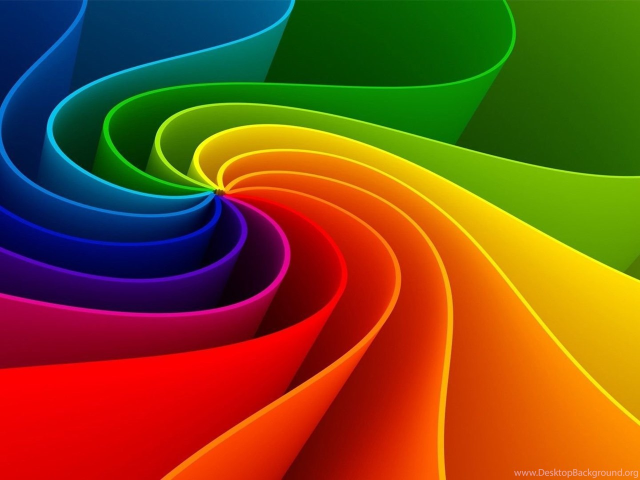
#> input picture image3.jpg, 1280 x 960 px (shown at 1/2 size)
$ python main.py
#> lines starting #> are read from the running program, lines starting #| are printed output that depends on the picture
'''

The Sparks Foundation Internship Program

Author: Tamil Mani P
Task2: Color Identification in Images
Objective: To implement an Image Color Detector which identifies all the colors in an Image or Video.

'''


#import required dependencies
import cv2
import pandas as pd

#path to the test image
img_path = 'image3.jpg'

#reading the image
img = cv2.imread(img_path)
#> img is the input picture: shape (960, 1280, 3); mean B, G, R 25.1, 76.4, 123.9
img = cv2.resize(img, (700, 500))
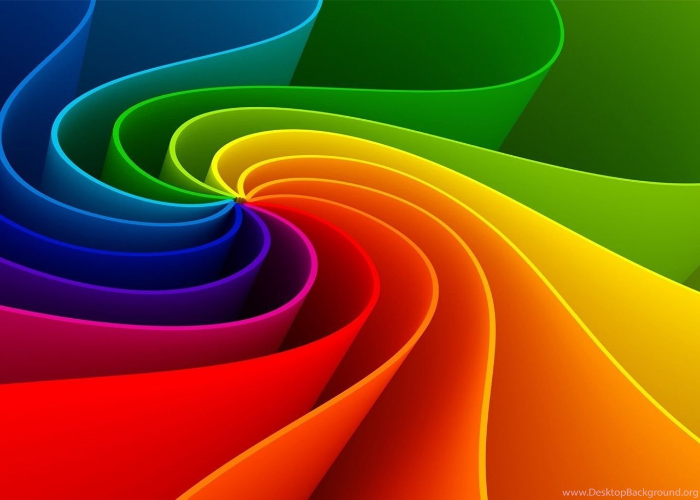
#> img: shape (500, 700, 3); mean B, G, R 25.1, 76.3, 123.8

clicked = False

#initialising the values of r, g, b, position of x, position of y
r = 0
g = 0
b = 0
xpos = 0
ypos = 0

index = ['color', 'color_name', 'hex', 'R', 'G', 'B']

#reading the database of colors
data = pd.read_csv('colors.csv', names=index,header=None)
#> (reads colors.csv from the repository)

#function to get the name of color
def getcolorname(R, G, B):
    minimum = 10000
    for i in range(len(data)):


        distance= abs(R- int(data.loc[i,"R"])) + abs(G- int(data.loc[i,"G"])) + abs(B- int(data.loc[i,"B"]))

        if(distance <= minimum):
            minimum = distance
            color_name = data.loc[i, 'color_name']

    return color_name

def draw_function(event, x, y, flags, param):
    if event == cv2.EVENT_LBUTTONDBLCLK:

        global b, g, r, xpos, ypos, clicked

        clicked = True
        xpos = x
        ypos = y

        #Assiging the values of BGR to b, g, r
        b, g, r = img[y, x]
        b = int(b)
        g = int(g)
        r = int(r)

cv2.namedWindow('Color Detector')
cv2.setMouseCallback('Color Detector', draw_function)

while True:

    #displaying the image
    cv2.imshow('Color Detector', img)
    if(clicked):

        cv2.rectangle(img, (0,10), (750,60), (b,g,r),  -1)

        #getting the name of color
        text=getcolorname(r, g, b) + ' R=' + str(r) + ' G='+ str(g) + ' B=' + str(b)

        #display the colorname along with the rgb values
        cv2.putText(img, text, (45, 45), 2, 0.8, (255, 255, 255), 2, cv2.LINE_AA)

        if(r+g+b >=600):
            cv2.putText(img, text, (50, 50), 2, 0.8, (0, 0, 0), 2, cv2.LINE_AA)

        clicked = False

    if cv2.waitKey(20) & 0xFF == 27:
#> (key Esc is pressed here)
        break

cv2.destroyAllWindows()
